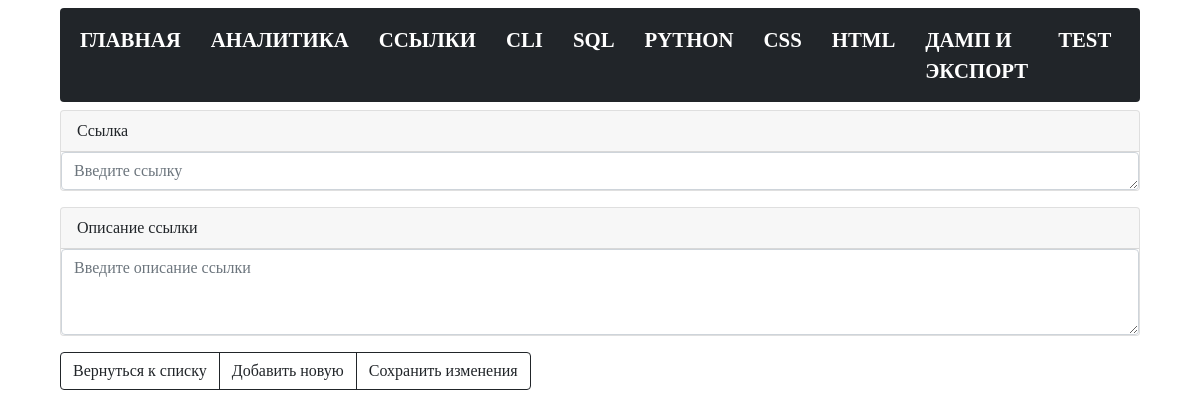
/links/edit/53/, run on an earlier commit of the app's database.
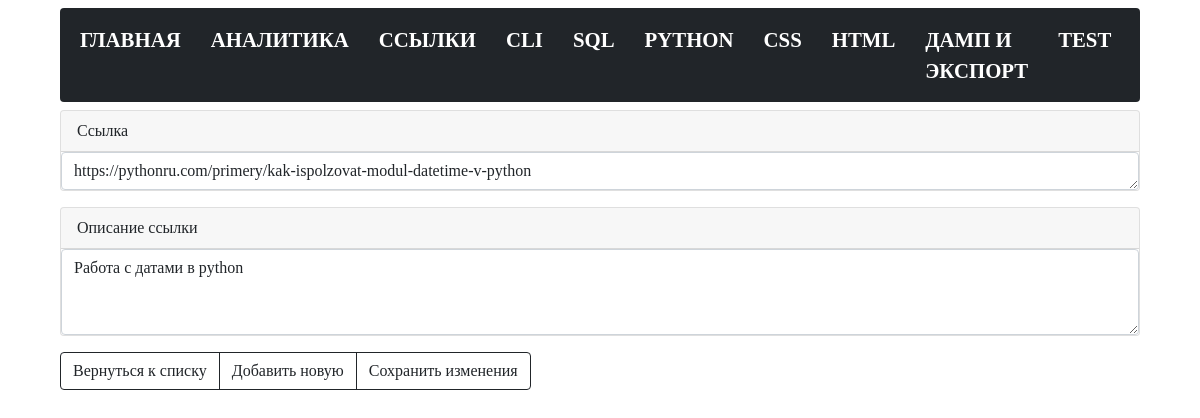
And on a later commit of the database.
### tables this page shows
CREATE TABLE "links"
(
    links_id      INTEGER
        primary key autoincrement,
    links_name    TEXT not null,
    links_command TEXT not null
);

### modules/links/edit_links_command.py (the view, shortened to what this page needs)
@bp.route("/links/edit/<int:links_id>/", methods=("GET", "POST"))
def edit_links_command(links_id):
    conn = connect.get_db_connection()
    edit_links_command_view = conn.execute("SELECT * FROM links WHERE links_id = ?",
                                           (links_id,)).fetchone()
    return render_template("links/edit_links_command.html", edit_links_command_view=edit_links_command_view)

### modules/connect.py (called while the page is built)
def get_db_connection():
    db_path = os.path.join(BASE_DIR, '../database.db')
    conn = sqlite3.connect(db_path)
    conn.row_factory = sqlite3.Row
    return conn

### templates/links/edit_links_command.html (shortened to what this page needs)
{% extends 'base.html' %}
{% block content %}
<form method="post">
   <div class="card mb-3">
      <label for="links_command" class="card-header">Cсылка</label>
      <textarea class="form-control" id="links_command" name="links_command" rows="1" placeholder="Введите ссылку"
         required>{{ edit_links_command_view.links_command }}</textarea>
   </div>
   <div class="card mb-3">
      <label for="links_name" class="card-header">Описание ссылки</label>
      <textarea class="form-control" id="links_name" name="links_name" rows="3" placeholder="Введите описание ссылки"
         required>{{ edit_links_command_view.links_name }}</textarea>
   </div>
   <div class="btn-group btn-group" role="group" aria-label="...">
      <a href="{{ url_for('links_list_commands.links_list_commands') }}" class="btn btn-outline-dark">Вернуться к
         списку</a>
      <a href="{{ url_for('add_links_command.add_links_command') }}" class="btn btn-outline-dark">Добавить новую</a>
      <button type="submit" value="" class="btn btn-outline-dark">Сохранить изменения</button>
   </div>
</form>
{% endblock %}

What changed in the data, as far as the page shows it:
added links: links_command "https://pythonru.com/primery/kak-ispolzovat-modul-datetime-v-python", links_name "Работа с датами в python"
